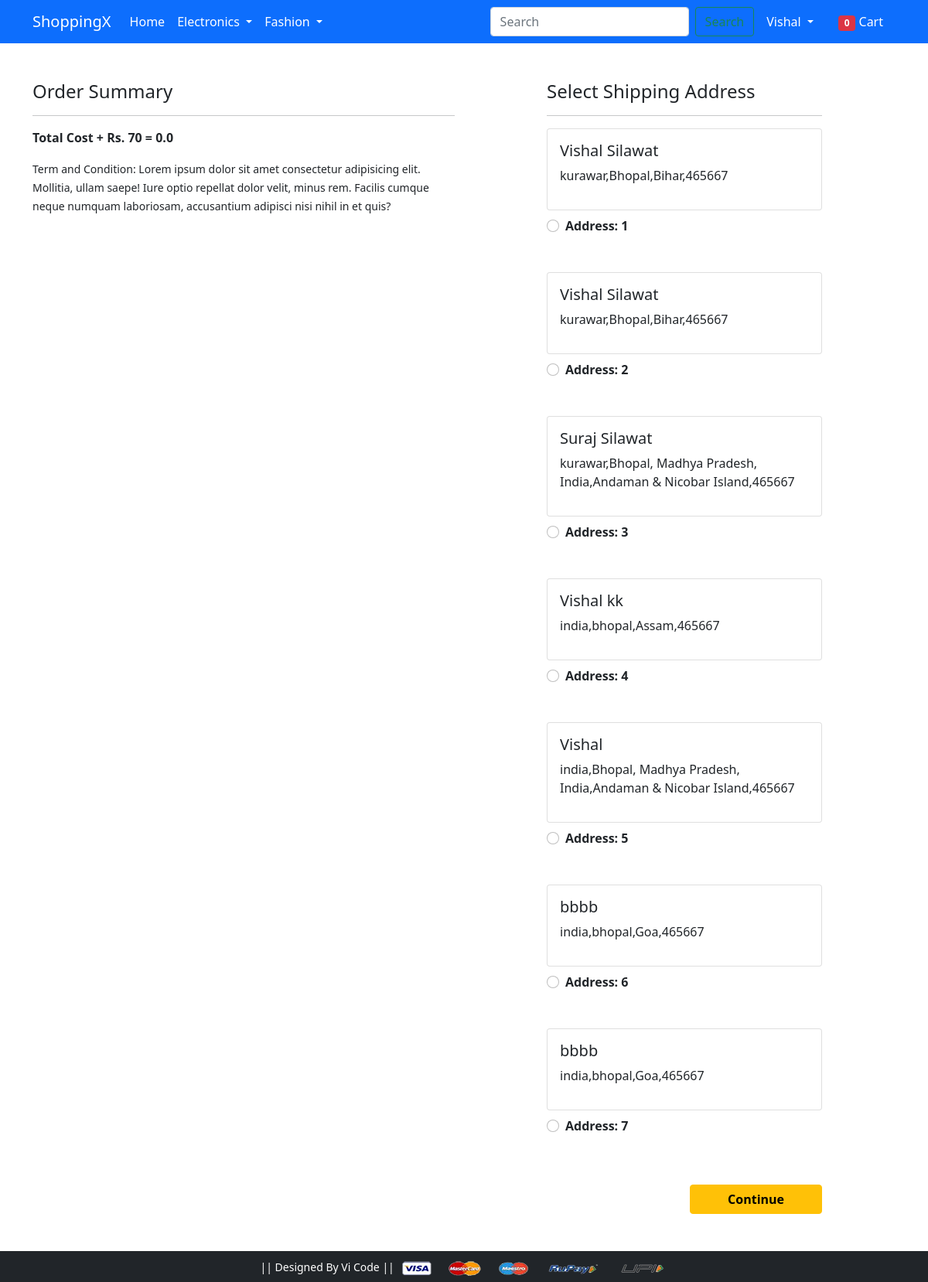
/checkout/ (signed in), run on an earlier commit of the app's database.
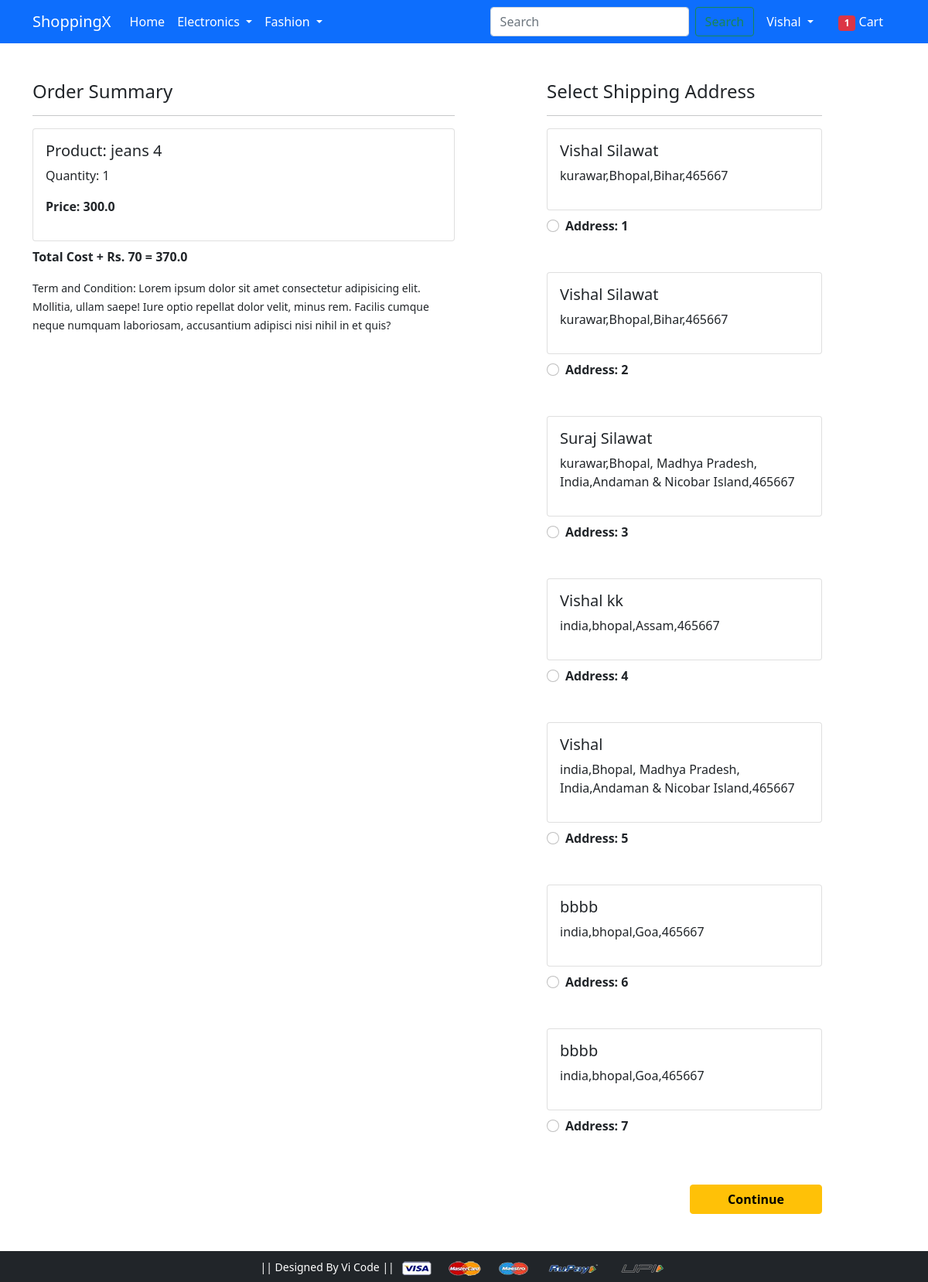
And on a later commit of the database.
### app/models.py (models this page shows, shortened)
class Customer(models.Model):
    user = models.ForeignKey(User, on_delete=models.CASCADE)
    name = models.CharField(max_length=200)
    locality = models.CharField(max_length=200)
    city = models.CharField(max_length=50)
    zipcode = models.IntegerField()
    state = models.CharField(choices=STATE_CHOICES, max_length=50)

class Cart(models.Model):
    user = models.ForeignKey(User, on_delete=models.CASCADE)
    product = models.ForeignKey(Product, on_delete=models.CASCADE)
    quantity  = models.PositiveIntegerField(default=1)
    @property
    def total_cost(self):
        return self.quantity * self.product.discounted_price

class Product(models.Model):
    title = models.CharField(max_length=100)
    selling_price = models.FloatField()
    discounted_price = models.FloatField()
    description = models.TextField()
    brand = models.CharField(max_length=100)
    category = models.CharField(choices=CATEGORY_CHOICES, max_length=2)
    product_image = models.ImageField(upload_to='productimg')

### app/views.py (the view)
# urls.py: path('checkout/', views.checkout, name='checkout'),
def checkout(request):
 totalitem = 0
 if request.user.is_authenticated:
  totalitem = len(Cart.objects.filter(user=request.user))
 user = request.user
 add = Customer.objects.filter(user=user)
 cart_items = Cart.objects.filter(user=user)
 amount = 0.0
 shipping_amount = 70.0
 total_amount = 0.0
 cart_product = [p for p in Cart.objects.all() if p.user == request.user]
 if cart_product:
  for p in cart_product:
   tempamount = (p.quantity * p.product.discounted_price)
   amount += tempamount
  total_amount = amount + shipping_amount
 return render(request, 'app/checkout.html',{'add':add,'totalamount':total_amount, 'cart_items':cart_items,'totalitem':totalitem})

### app/templates/app/checkout.html (shortened to what this page needs)
{% extends 'app/base.html' %}
{% load static %}
{% block main-content %}
<div class="container">
 <div class="row mt-5">
  <div class="col-sm-6">
    <h4>Order Summary</h4>
    <hr>
    {% for item in cart_items %}
      <div class="card mb-2">
        <div class="card-body">
          <h5>Product: {{item.product.title}}</h5>
          <p>Quantity: {{item.quantity}}</p>
          <p class="fw-bold">Price: {{item.total_cost}}</p>
        </div>
      </div>
      {% endfor %}
      <p class="fw-bold">Total Cost + Rs. 70 = {{totalamount}}</p>
    <small>Term and Condition: Lorem ipsum dolor sit amet consectetur adipisicing elit. Mollitia, ullam saepe! Iure optio repellat dolor velit, minus rem. Facilis cumque neque numquam laboriosam, accusantium adipisci nisi nihil in et quis?</small>
  </div>
  <div class="col-sm-4 offset-sm-1">
    <h4>Select Shipping Address</h4>
    <hr>
    <form action="/paymentdone">
      {% for ad in add %}
      <div class="card">
        <div class="card-body">
        <h5>{{ad.name}}</h5>
        <p>{{ad.locality}},{{ad.city}},{{ad.state}},{{ad.zipcode}}</p>
        </div>
      </div>
        <div class="form-check mt-2 mb-5">
          <input class="form-check-input" type="radio" name ='custid' id='custadd{{forloop.counter}}' value="{{ad.id}}">
          <label class="form-check-label fw-bold" for="custadd{{forloop.counter}}">
            Address: {{forloop.counter}} </label>
        </div>
        {% endfor %}
        <div class="text-end">
          <button type="submit" class="btn btn-warning mt-3 px-5 fw-bold">Continue</button>
        </div>
      </form>
    </div>
  </div>
</div>
{% endblock main-content %}

### app/templates/app/base.html (shortened to what this page needs)
<!doctype html>
{% load static %}
<html lang="en">
  <head>
    <link href="https://cdn.jsdelivr.net/npm/bootstrap@5.0.0-beta1/dist/css/bootstrap.min.css" rel="stylesheet">
    <link rel="stylesheet" href="{% static 'app/css/owl.carousel.min.css' %}">
    <link rel="stylesheet" href="{% static 'app/css/all.min.css' %}">
    <link rel="stylesheet" href="{% static 'app/css/style.css' %}">
  </head>
  <body>
    <nav class="navbar navbar-expand-lg navbar-dark bg-primary">
     <div class="container">
       <a class="navbar-brand" href="/">ShoppingX</a>
       <div class="collapse navbar-collapse" id="navbarSupportedContent">
         <ul class="navbar-nav me-auto mb-2 mb-lg-0">
           <li class="nav-item">
             <a class="nav-link active" aria-current="page" href="/">Home</a>
           </li>
           <li class="nav-item dropdown">
             <a class="nav-link dropdown-toggle text-white" href="#" id="electronicsDropdown" role="button" data-bs-toggle="dropdown" aria-expanded="false">
               Electronics
             </a>
           </li>
           <li class="nav-item dropdown">
             <a class="nav-link dropdown-toggle text-white" href="#" id="fashionDropdown" role="button" data-bs-toggle="dropdown" aria-expanded="false">
               Fashion
             </a>
           </li>
         </ul>
    <form class="d-flex" role="search" method="get" action="{% url 'search' %}">
  <input class="form-control me-2" type="search" placeholder="Search" name="query" aria-label="Search">
  <button class="btn btn-outline-success" type="submit">Search</button>
</form>
        <div>
          <ul class="navbar-nav me-auto mb-2 mb-lg-0">
          {% if request.user.is_authenticated %}
           <li class="nav-item dropdown mx-2">
              <a class="nav-link dropdown-toggle text-white" href="#" id="profileDropdown" role="button" data-bs-toggle="dropdown" aria-expanded="false">
                {{request.user.username|capfirst}}
              </a>
            </li>
            <li class="nav-item mx-2">
             <a href="{% url 'showcart' %}" class="nav-link text-white"><span class="badge bg-danger">{{totalitem}}</span> Cart </a>
            </li>
          {% endif %}
          </ul>
         </div>
       </div>
     </div>
    </nav>
    {% block main-content %} {% endblock main-content %}
    <footer class="container-fluid bg-dark text-center p-2 mt-5">
        <small class="text-white">|| Designed By Vi Code || </small>
        <img src="{% static 'app/images/payment.png' %}" alt="" srcset="" class="img-fluid" height="2px">
    </footer>
  </body>
</html>

What changed in the data, as far as the page shows it:
added Cart: product "jeans 4", quantity "1", total_cost "300.0"
Also different on the page:
{{ totalitem }}: "0" → "1"
{{ totalamount }}: "0.0" → "370.0"
